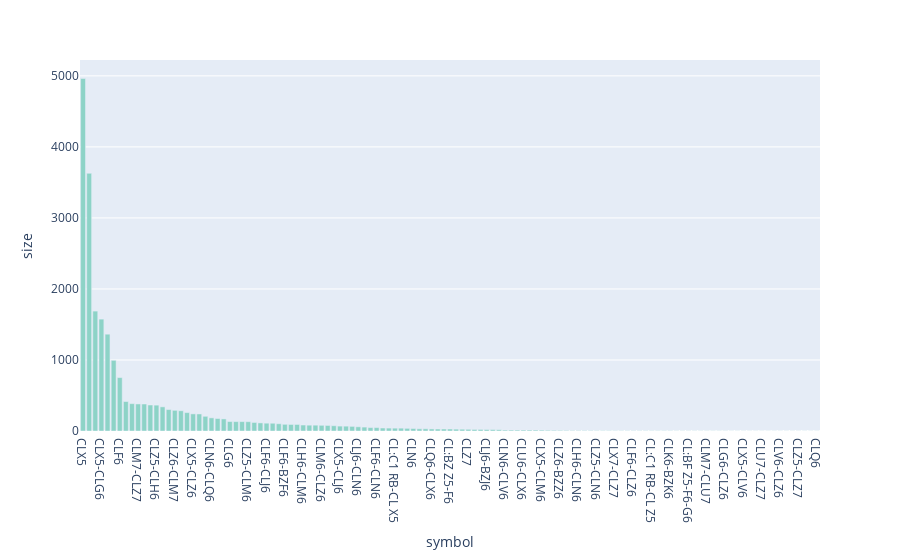

The cell this chart's notebook holds for it:
### Code cell
trade_volume_by_symbol = (
    trade_local.groupby("symbol").sum("size").sort_values("size", ascending=False)
)
fig = px.bar(trade_volume_by_symbol, x=trade_volume_by_symbol.index, y="size")
fig.show()

### Figure 1 — Plotly figure (JSON) as saved in the notebook; plotly's stock layout.template omitted (floating-point values rounded to 4 significant figures)
{"data": [{"hovertemplate": "symbol=%{x}<br>size=%{y}<extra></extra>", "legendgroup": "", "marker": {"color": "rgb(141,211,199)", "pattern": {"shape": ""}}, "name": "", "orientation": "v", "showlegend": false, "textposition": "auto", "type": "bar", "x": ["CLX5", "CLX5-CLZ5", "CLZ5", "CLX5-CLG6", "CLX5-CLF6", "CLZ5-CLF6", "CLF6", "CLZ5-BZZ5", "CLZ5-CLG6", "CLM7-CLZ7", "CLZ5-CLZ6", "CLX6-CLZ6", "CLZ5-CLH6", "CLZ7-CLZ8", "CLX5-CLH6", "CLZ6-CLM7", "CLG6-CLH6", "CLF6-CLG6", "CLX5-CLZ6", "CLK6-CLN6", "CLK6-CLM6", "CLN6-CLQ6", "CLZ6-CLZ7", "CLZ6", "CLG6", "CLM6-CLN6", "CLX5-BZZ5", "CLZ5-CLM6", "CLG6-CLJ6", "CLF6-CLH6", "CLF6-CLJ6", "CLM6", "CLJ6-CLK6", "CLF6-BZF6", "CLH6-CLK6", "CLH6-CLJ6", "CLH6-CLM6", "CLJ6", "CLH6", "CLM6-CLZ6", "CLZ5-CLJ6", "CLG6-CLK6", "CLX5-CLJ6", "CLJ6-CLM6", "CL:BF H6-M6-U6", "CLJ6-CLN6", "CLF6-CLK6", "CLM6-CLM7", "CLF6-CLN6", "CLG6-BZG6", "CLZ5-BZF6", "CL:C1 RB-CL X5", "CL:BF X5-Z5-F6", "CLQ6-CLV6", "CLN6", "CLX5-CLK6", "CLZ6-CLF7", "CLQ6-CLX6", "CLK6", "CLG6-CLM6", "CL:BZ Z5-F6", "CLM6-CLU6", "CLV6-CLX6", "CLZ7", "CLF6-CLM6", "CLZ5-CLK6", "CLJ6-BZJ6", "CLZ8-CLZ29", "CLZ7-CLM8", "CLN6-CLV6", "CLQ6-CLZ6", "CLU6", "CLU6-CLX6", "CLU6-CLZ6", "CLZ7-BZZ7", "CLX5-CLM6", "CLX5-BZF6", "CLH6-CLU6", "CLZ6-BZZ6", "CL:C1 HO-CL X5", "CLH6-CLQ6", "CLH6-CLN6", "CL:BF K6-M6-N6", "CL:BF Z5-Z6-Z7", "CLZ5-CLN6", "CLX5-CLN6", "CLG6-CLU6", "CLX7-CLZ7", "CLX5-MCLX5", "CLG6-CLN6", "CLF6-CLZ6", "CLF6-CLU6", "CLX6-CLF7", "CL:C1 RB-CL Z5", "CLM7-CLN7", "CLM7", "CLK6-BZK6", "CL:BZ Z5-Z6", "CLZ8", "CL:BF Z5-F6-G6", "CL:BZ F6-H6", "CLN6-BZN6", "CLM7-CLU7", "CLN6-CLZ6", "CLK6-CLZ6", "CLG6-CLZ6", "CLM6-CLV6", "CLV6", "CLX5-CLV6", "CL:BF M6-Z6-M7", "CLN6-CLX6", "CLU7-CLZ7", "CL:BF X5-G6-K6", "CLK6-CLU6", "CLV6-CLZ6", "CLV6-CLF7", "CL:BZ Z5-H6", "CLZ5-CLZ7", "CLJ6-CLZ6", "CL:BZ Z6-M7", "CLQ6"], "xaxis": "x", "y": [4962, 3628, 1688, 1575, 1363, 995, 752, 415, 385, 381, 380, 366, 364, 340, 302, 291, 285, 259, 241, 240, 207, 185, 176, 170, 133, 132, 132, 131, 120, 114, 110, 109, 102, 94, 92, 92, 84, 82, 82, 80, 78, 74, 69, 68, 65, 59, 55, 48, 48, 42, 41, 40, 40, 37, 35, 31, 31, 29, 28, 28, 28, 26, 25, 24, 22, 22, 21, 20, 18, 13, 13, 13, 13, 13, 13, 12, 10, 9, 8, 7, 5, 5, 5, 5, 4, 4, 4, 3, 3, 3, 3, 3, 3, 3, 3, 3, 3, 2, 2, 2, 2, 2, 2, 2, 2, 2, 1, 1, 1, 1, 1, 1, 1, 1, 1, 1, 1, 1, 1, 1, 1], "yaxis": "y"}], "layout": {"barmode": "relative", "legend": {"tracegroupgap": 0}, "margin": {"t": 60}, "xaxis": {"anchor": "y", "domain": [0, 1], "title": {"text": "symbol"}}, "yaxis": {"anchor": "x", "domain": [0, 1], "title": {"text": "size"}}}}
